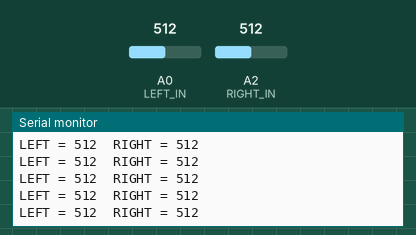
Recording of a sketch running on a simulated Arduino Uno, built with avr-gcc and run on an emulated ATmega328P. Parts: the last lines printed to the serial monitor. The inputs (shaded band) are chosen by the test bench; at power-on: A0 (LEFT_IN) = 512, A2 (RIGHT_IN) = 512.

Above: at 1.2 s.
1.3 s: A0 (LEFT_IN) set to 716
At 1.31 s:
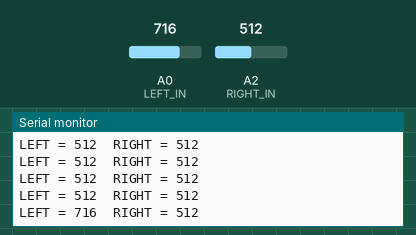
2.8 s: A2 (RIGHT_IN) set to 716
At 2.82 s:
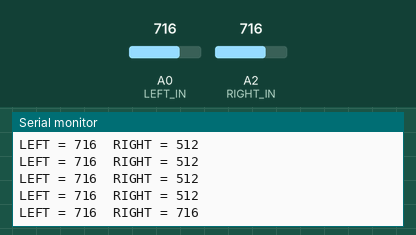
4.3 s: A0 (LEFT_IN) set to 900
At 4.33 s:
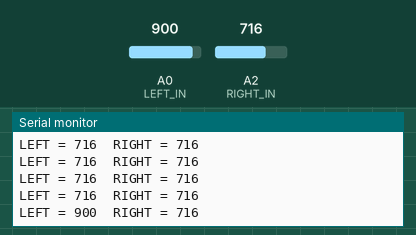
5.8 s: A2 (RIGHT_IN) set to 900
At 5.84 s:
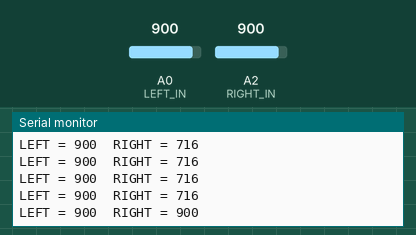
Timing chart, 0 to 8.3 s (numbered marks = the images above; inputs shaded):
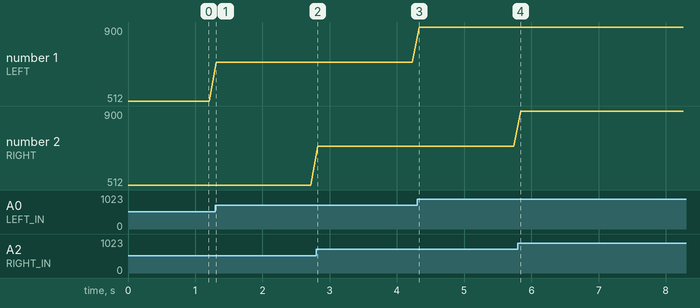

The sketch:

micro_test.ino.ino
```cpp
#define LEFT_IN A0
#define RIGHT_IN A2


void setup() {
  Serial.begin(9600);

  pinMode(LEFT_IN, INPUT_PULLUP);
  pinMode(RIGHT_IN, INPUT_PULLUP);

}

void loop() {
  Serial.print("LEFT = ");
  Serial.print(analogRead(LEFT_IN));
  Serial.print("\tRIGHT = ");
  Serial.println(analogRead(RIGHT_IN));
  delay(100);
}
```

Measured:
- after the input at 1.3 s, the serial monitor: prints a new line at once (image 1)
- after the input at 2.8 s, the serial monitor: prints a new line at once (image 2)
- after the input at 4.3 s, the serial monitor: prints a new line at once (image 3)
- after the input at 5.8 s, the serial monitor: prints a new line at once (image 4)
- plotted number 1: 512 → 716 after the input at 1.3 s, 716 → 900 after the input at 4.3 s
